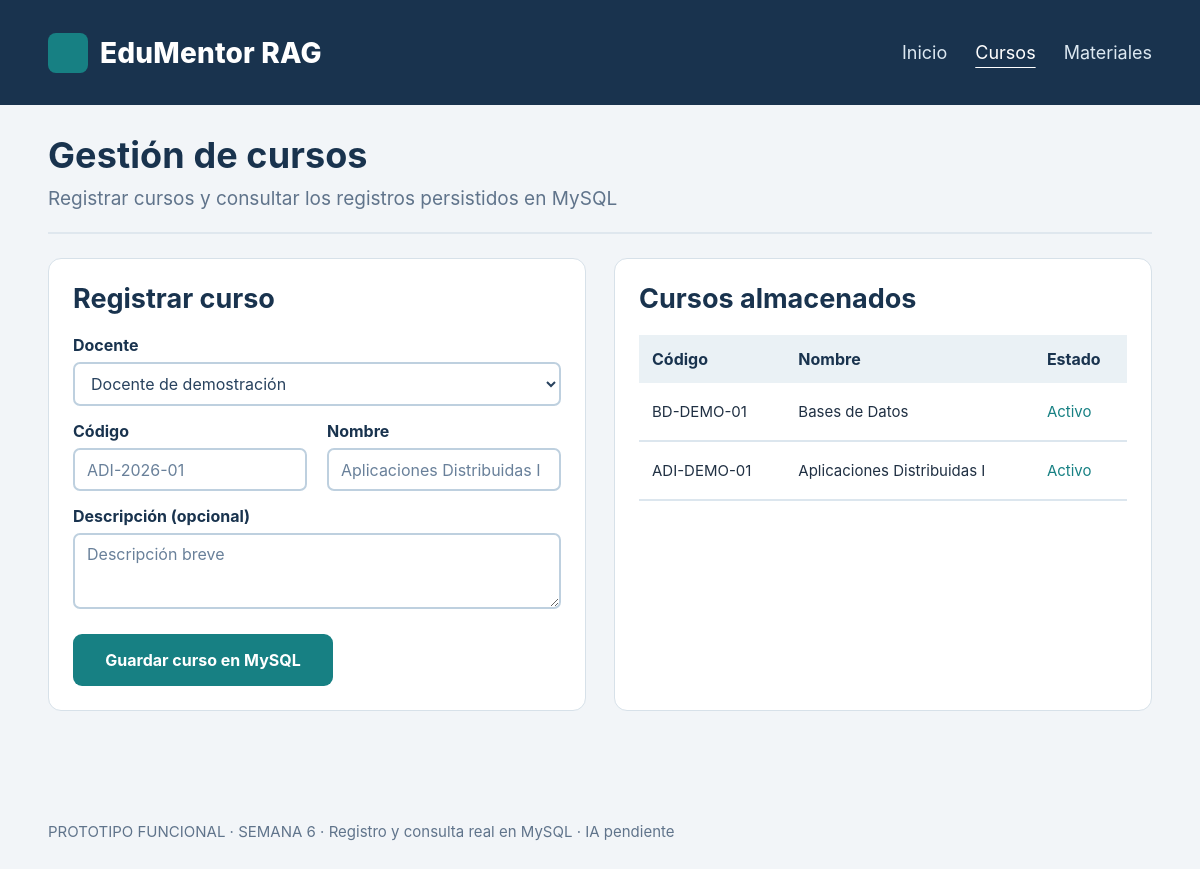
The page /cursos.php on the database its author committed.
### tables this page shows
CREATE TABLE cursos (
  id BIGINT UNSIGNED NOT NULL AUTO_INCREMENT,
  docente_id BIGINT UNSIGNED NOT NULL,
  codigo VARCHAR(30) NOT NULL,
  nombre VARCHAR(160) NOT NULL,
  descripcion TEXT NULL,
  estado ENUM('activo', 'archivado') NOT NULL DEFAULT 'activo',
  creado_en DATETIME NOT NULL DEFAULT CURRENT_TIMESTAMP,
  actualizado_en DATETIME NOT NULL DEFAULT CURRENT_TIMESTAMP ON UPDATE CURRENT_TIMESTAMP,
  PRIMARY KEY (id),
  UNIQUE KEY uq_cursos_codigo (codigo),
  KEY idx_cursos_docente_estado (docente_id, estado),
  CONSTRAINT fk_cursos_docente FOREIGN KEY (docente_id)
    REFERENCES usuarios (id) ON UPDATE CASCADE ON DELETE RESTRICT
);

### cursos.php (the view, shortened to what this page needs)
<?php
require_once __DIR__ . '/config/funciones.php';
try {
  $pdo = conexion();
  $docentes = $pdo->query("SELECT id,nombres,apellidos FROM usuarios WHERE rol='docente' AND estado='activo' ORDER BY apellidos")->fetchAll();
  $cursos = $pdo->query("SELECT c.codigo,c.nombre,c.descripcion,c.estado,CONCAT(u.nombres,' ',u.apellidos) AS docente FROM cursos c JOIN usuarios u ON u.id=c.docente_id ORDER BY c.id DESC")->fetchAll();
} catch (PDOException $e) {
  http_response_code(500);
  exit('No se pudo conectar con MySQL. Importa el SQL y revisa config/conexion.php');
}
cabecera('Gestión de cursos', 'Registrar cursos y consultar los registros persistidos en MySQL');
?>
<div class="grid">
  <section class="panel panel-form">
    <h2>Registrar curso</h2>
    <form method="post" action="acciones/guardar_curso.php">
      <div class="campo"><label for="docente_id">Docente</label><select id="docente_id" name="docente_id" required>
          <option value="">Docente de demostración</option><?php foreach ($docentes as $d): ?>
            <option value="<?= (int) $d['id'] ?>"><?= esc($d['nombres'] . ' ' . $d['apellidos']) ?></option>
          <?php endforeach; ?>
        </select></div>
      <div class="dos-campos">
        <div class="campo"><label for="codigo">Código</label><input type="text" id="codigo" name="codigo" maxlength="30"
            placeholder="ADI-2026-01" required></div>
        <div class="campo"><label for="nombre">Nombre</label><input type="text" id="nombre" name="nombre"
            maxlength="160" placeholder="Aplicaciones Distribuidas I" required></div>
      </div>
      <div class="campo"><label for="descripcion">Descripción (opcional)</label><textarea id="descripcion"
          name="descripcion" maxlength="1500" rows="2" placeholder="Descripción breve"></textarea></div>
      <div class="form-acciones"><button type="submit">Guardar curso en MySQL</button></div>
    </form>
  </section>
  <section class="panel panel-listado">
    <h2>Cursos almacenados</h2>
    <div class="tabla-responsive">
      <table>
        <thead>
          <tr>
            <th>Código</th>
            <th>Nombre</th>
            <th>Estado</th>
          </tr>
        </thead>
        <tbody>
          <?php foreach ($cursos as $c): ?>
            <tr>
              <td><?= esc($c['codigo']) ?></td>
              <td><?= esc($c['nombre']) ?></td>
              <td class="estado"><?= esc(ucfirst($c['estado'])) ?></td>
            </tr><?php endforeach; ?>
        </tbody>
      </table>
    </div>
  </section>
</div>
<?php pie(); ?>

### config/funciones.php (shortened to what this page needs)
<?php
function esc(?string $v): string {
    return htmlspecialchars((string)$v, ENT_QUOTES | ENT_SUBSTITUTE, 'UTF-8');
}
function cabecera(string $titulo, string $subtitulo=''): void {
    $tituloSeguro=esc($titulo);
    $subtituloSeguro=esc($subtitulo);
    $archivo=basename((string)($_SERVER['SCRIPT_NAME'] ?? 'index.php'));
    $enlaces=['index.php'=>'Inicio','cursos.php'=>'Cursos','materiales.php'=>'Materiales'];
    echo '<!doctype html><html lang="es"><head><meta charset="utf-8"><meta name="viewport" content="width=device-width,initial-scale=1"><title>'.$tituloSeguro.' | EduMentor RAG</title><link rel="stylesheet" href="css/estilos.css"></head><body><header><div class="barra"><a class="marca" href="index.php"><span class="marca-icono" aria-hidden="true"></span><span>EduMentor RAG</span></a><nav aria-label="Navegación principal">';
    foreach($enlaces as $url=>$label){echo '<a href="'.esc($url).'"'.($archivo===$url?' aria-current="page"':'').'>'.esc($label).'</a>';}
    echo '</nav></div></header><main><div class="encabezado"><h1>'.$tituloSeguro.'</h1><p class="subtitulo">'.$subtituloSeguro.'</p></div>';
}
function pie(): void {
    echo '</main><footer>PROTOTIPO FUNCIONAL · SEMANA 6 · Registro y consulta real en MySQL · IA pendiente</footer></body></html>';
}

### css/estilos.css (style rules this page uses)
:root { --navy: #19334e; --navy2: #244361; --ink: #203043; --muted: #60748b; --teal: #178083; --bg: #f2f5f8; --panel: #fff; --line: #d7e1e9; --soft: #eaf1f5; --gold: #b89b63 }
* { box-sizing: border-box }
html { font-family: Inter, "Segoe UI", system-ui, -apple-system, Arial, sans-serif; color: var(--ink); background: var(--bg) }
body { margin: 0; min-width: 320px }
a { color: inherit }
header { background: var(--navy); color: #fff }
.barra { max-width: 1220px; margin: auto; min-height: 105px; padding: 24px 48px; display: flex; align-items: center; justify-content: space-between; gap: 24px; flex-wrap: wrap }
.marca { display: flex; align-items: center; gap: 12px; color: white; text-decoration: none; font-size: 28px; font-weight: 780; letter-spacing: .2px }
.marca-icono { width: 40px; height: 40px; background: var(--teal); border-radius: 8px; display: block; flex: 0 0 auto }
nav { display: flex; gap: 28px; align-items: center; flex-wrap: wrap }
nav a { color: #dce8f1; text-decoration: none; font-size: 18px }
nav a:hover, nav a[aria-current="page"] { color: #fff; text-decoration: underline; text-underline-offset: 8px }
main { max-width: 1220px; padding: 30px 48px 12px; margin: 0 auto; min-height: calc(100vh - 105px) }
.encabezado { padding-bottom: 18px; border-bottom: 2px solid #dfe7ee; margin-bottom: 24px }
h1 { font-size: 36px; line-height: 1.15; color: var(--navy); margin: 0 0 8px; letter-spacing: .1px }
.subtitulo { color: var(--muted); font-size: 19px; margin: 0 }
h2 { font-size: 27px; line-height: 1.2; color: var(--navy); margin: 0 0 20px }
p { line-height: 1.55 }
.grid { display: grid; grid-template-columns: 1fr 1fr; gap: 28px }
.panel { border: 1.5px solid var(--line); border-radius: 13px; background: #fff; padding: 24px; min-width: 0 }
.panel-form, .panel-listado { min-height: 373px }
.boton, button { appearance: none; background: var(--teal); color: #fff; border: 0; border-radius: 9px; padding: 15px 17px; font-size: 16px; font-weight: 700; font-family: inherit; text-decoration: none; display: inline-flex; align-items: center; justify-content: center; cursor: pointer; min-height: 52px }
footer { max-width: 1220px; padding: 22px 48px 34px; margin: 0 auto; color: var(--muted); font-size: 15px }
form { margin: 0 }
label { display: block; font-size: 16px; color: var(--navy); font-weight: 700; margin-bottom: 7px }
.campo { margin-bottom: 15px }
input, select, textarea { font: inherit; font-size: 16px; display: block; width: 100%; background: #fff; border: 2px solid #bed0df; color: #28425e; border-radius: 7px; padding: 9px 12px; min-height: 43px; outline: 0 }
input::placeholder, textarea::placeholder { color: #69809a }
textarea { min-height: 76px; resize: vertical }
.dos-campos { display: grid; grid-template-columns: 1fr 1fr; gap: 20px }
.form-acciones { padding-top: 10px }
.form-acciones button { min-width: 260px }
table { width: 100%; border-collapse: collapse; text-align: left; font-size: 15px }
th { color: var(--navy); background: var(--soft); font-size: 16px; padding: 14px 13px; font-weight: 750 }
td { padding: 19px 13px; border-bottom: 2px solid #dce6ee; vertical-align: top }
.estado, .tipo { color: var(--teal) }
.tabla-responsive { width: 100%; overflow: auto }

### rows shown on the page
cursos: codigo "BD-DEMO-01", nombre "Bases de Datos", estado "Activo"
cursos: codigo "ADI-DEMO-01", nombre "Aplicaciones Distribuidas I", estado "Activo"

### other values the page prints
$label "Inicio"
$label "Cursos"
$label "Materiales"
$tituloSeguro "Gestión de cursos"
$subtituloSeguro "Registrar cursos y consultar los registros persistidos en MySQL"
